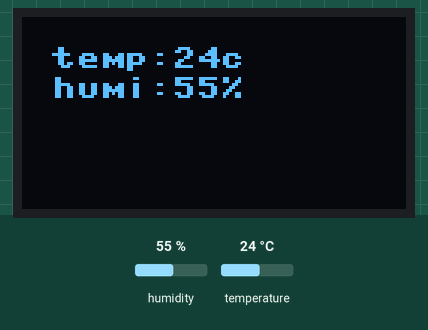
Recording of a program running on a simulated ESP32 board running MicroPython. Parts: 128×64 one-colour display. The inputs (shaded band) are chosen by the test bench; at power-on: humidity 55 %, temperature 24 °C. Library files of the repository ran but are not shown: ssd1306.py; what the program prints to the serial console is not drawn.

Above: at 1.2 s.
1.3 s: humidity set to 22 %
At 3.2 s:
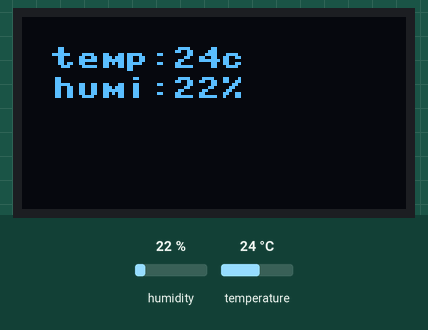
3.6 s: temperature set to 12 °C
At 4.6 s:
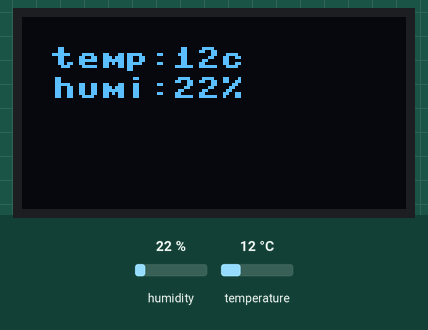
5.7 s: humidity set to 40 %
At 7.2 s:
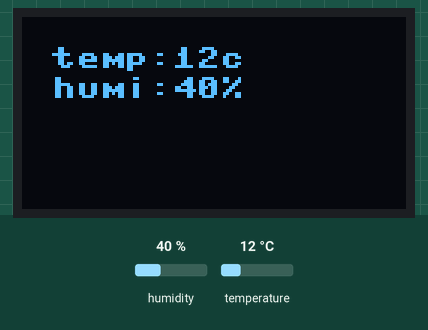
7.8 s: temperature set to 19 °C
Timing chart, 0 to 10.8 s (numbered marks = the images above; inputs shaded):
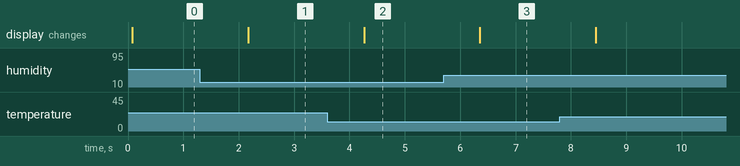

The program:

temp_4_1.py
```python
from machine import Pin
import time
import dht
from machine import SoftI2C
from ssd1306 import SSD1306_I2C

dht11=dht.DHT11(Pin(18))

i2c = SoftI2C(sda=Pin(43), scl=Pin(44))
oled = SSD1306_I2C(128, 64, i2c)

try :
    while True:
        dht11.measure()
        temp = dht11.temperature()
        humi = dht11.humidity()
        if (temp == None) or (humi == None):
            print("센서 에러")
        else:
            print(f"온도:{temp}°C  습도:{humi}RH")

        oled.fill(0)
        oled.text("temp:"+str(temp)+"c",10,10)
        oled.text("humi:"+str(humi)+"%",10,20)
        oled.show()
        time.sleep(1.0)

except :
    pass
```

Measured:
- after the input at 1.3 s, the display: changes after 0.87 s (image 1)
- after the input at 3.6 s, the display: changes after 0.66 s (image 2)
- after the input at 5.7 s, the display: changes after 0.66 s (image 3)
